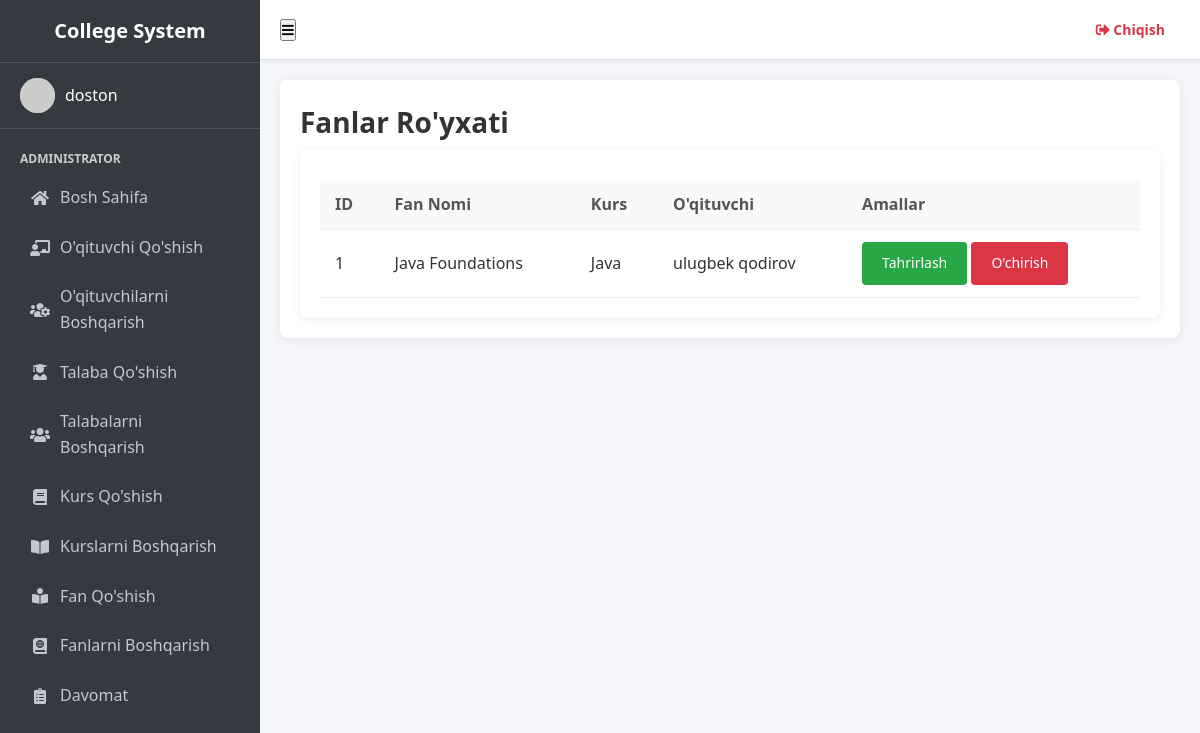
Screenshot of /manage_subject/ (signed in) with the database file from the repository.
### student_management_app/models.py (models this page shows)
class CustomUser(AbstractUser):
    HOD = '1'
    STAFF = '2'
    STUDENT = '3'
    EMAIL_TO_USER_TYPE_MAP = {
        'hod': HOD,
        'staff': STAFF,
        'student': STUDENT
    }
    user_type_data = ((HOD, "HOD"), (STAFF, "Staff"), (STUDENT, "Student"))
    user_type = models.CharField(default=1, choices=user_type_data, max_length=10)

class Subjects(models.Model):
    id =models.AutoField(primary_key=True)
    subject_name = models.CharField(max_length=255)
    course_id = models.ForeignKey(Courses, on_delete=models.CASCADE, default=1)
    staff_id = models.ForeignKey(CustomUser, on_delete=models.CASCADE)
    created_at = models.DateTimeField(auto_now_add=True)
    updated_at = models.DateTimeField(auto_now=True)
    objects = models.Manager()

class Courses(models.Model):
    id = models.AutoField(primary_key=True)
    course_name = models.CharField(max_length=255)
    created_at = models.DateTimeField(auto_now_add=True)
    updated_at = models.DateTimeField(auto_now=True)
    objects = models.Manager()

### student_management_app/HodViews.py (the view)
# urls.py: path('manage_subject/', HodViews.manage_subject, name="manage_subject"),
def manage_subject(request):
    subjects = Subjects.objects.all()
    context = {
        "subjects": subjects
    }
    return render(request, 'hod_template/manage_subject_template.html', context)

### student_management_app/templates/hod_template/manage_subject_template.html
{% extends 'base.html' %}
{% block content %}
<section class="content">
    <div class="container-fluid">
        <div class="row">
            <div class="col-12">
                <div class="card">
                    <div class="card-header">
                        <h3 class="card-title">Fanlar Ro'yxati</h3>
                    </div>
                    <div class="card-body table-responsive p-0">
                        <table class="table table-hover text-nowrap">
                            <thead>
                                <tr>
                                    <th>ID</th>
                                    <th>Fan Nomi</th>
                                    <th>Kurs</th>
                                    <th>O'qituvchi</th>
                                    <th>Amallar</th>
                                </tr>
                            </thead>
                            <tbody>
                                {% for subject in subjects %}
                                <tr>
                                    <td>{{ subject.id }}</td>
                                    <td>{{ subject.subject_name }}</td>
                                    <td>{{ subject.course_id.course_name }}</td>
                                    <td>{{ subject.staff_id.first_name }} {{ subject.staff_id.last_name }}</td>
                                    <td>
                                        <a href="{% url 'edit_subject' subject.id %}" class="btn btn-success">Tahrirlash</a>
                                        <a href="{% url 'delete_subject' subject.id %}" class="btn btn-danger">O'chirish</a>
                                    </td>
                                </tr>
                                {% endfor %}
                            </tbody>
                        </table>
                    </div>
                </div>
            </div>
        </div>
    </div>
</section>
{% endblock content %}

### student_management_app/templates/base.html (shortened to what this page needs)
{% load static %}
<!DOCTYPE html>
<html lang="uz">
<head>
    <link rel="stylesheet" href="https://cdnjs.cloudflare.com/ajax/libs/font-awesome/5.15.4/css/all.min.css">
    <link rel="stylesheet" href="{% static 'css/style.css' %}">
</head>
<body>
    <aside class="sidebar">
        <a href="#" class="brand-link">College System</a>
        <div class="user-panel">
            <img src="{% if user.profile_pic %}{{ user.profile_pic.url }}{% else %}https://via.placeholder.com/150{% endif %}" class="user-img" alt="User">
            <div class="info">
                <a href="#">{{ user.username }}</a>
            </div>
        </div>
        <nav class="nav-links">
            <ul class="nav-pills">
                {% if user.user_type == '1' %}
                    <li class="nav-header">ADMINISTRATOR</li>
                    <li class="nav-item"><a href="{% url 'admin_home' %}"><i class="fas fa-home"></i> Bosh Sahifa</a></li>
                    <li class="nav-item"><a href="{% url 'add_staff' %}"><i class="fas fa-chalkboard-teacher"></i> O'qituvchi Qo'shish</a></li>
                    <li class="nav-item"><a href="{% url 'manage_staff' %}"><i class="fas fa-users-cog"></i> O'qituvchilarni Boshqarish</a></li>
                    <li class="nav-item"><a href="{% url 'add_student' %}"><i class="fas fa-user-graduate"></i> Talaba Qo'shish</a></li>
                    <li class="nav-item"><a href="{% url 'manage_student' %}"><i class="fas fa-users"></i> Talabalarni Boshqarish</a></li>
                    <li class="nav-item"><a href="{% url 'add_course' %}"><i class="fas fa-book"></i> Kurs Qo'shish</a></li>
                    <li class="nav-item"><a href="{% url 'manage_course' %}"><i class="fas fa-book-open"></i> Kurslarni Boshqarish</a></li>
                    <li class="nav-item"><a href="{% url 'add_subject' %}"><i class="fas fa-book-reader"></i> Fan Qo'shish</a></li>
                    <li class="nav-item"><a href="{% url 'manage_subject' %}"><i class="fas fa-atlas"></i> Fanlarni Boshqarish</a></li>
                    <li class="nav-item"><a href="{% url 'admin_view_attendance' %}"><i class="fas fa-clipboard-list"></i> Davomat</a></li>
                {% endif %}
            </ul>
        </nav>
    </aside>
    <div class="main-content">
        <nav class="navbar">
            <div class="navbar-left">
                <button id="sidebarToggle"><i class="fas fa-bars"></i></button>
            </div>
            <div class="navbar-right">
                <a href="{% url 'logout_user' %}" class="logout-btn">
                    <i class="fas fa-sign-out-alt"></i> Chiqish
                </a>
            </div>
        </nav>
        <div class="content-wrapper">
            {% block content %}
            {% endblock content %}
        </div>
    </div>
</body>
</html>

### static/css/style.css (style rules this page uses)
* { margin: 0; padding: 0; box-sizing: border-box; font-family: 'Segoe UI', Tahoma, Geneva, Verdana, sans-serif; }
body { background-color: #f4f6f9; color: #333; line-height: 1.6; }
a { text-decoration: none; color: inherit; }
ul { list-style: none; }
.sidebar { width: 260px; background-color: #343a40; color: #fff; display: flex; flex-direction: column; position: fixed; height: 100%; transition: all 0.3s ease; z-index: 1000; overflow-y: auto; left: 0; }
.brand-link { padding: 15px 20px; border-bottom: 1px solid #4b545c; font-size: 20px; font-weight: bold; text-align: center; background-color: #343a40; color: #fff; }
.user-panel { padding: 15px 20px; border-bottom: 1px solid #4b545c; display: flex; align-items: center; gap: 10px; }
.user-img { width: 35px; height: 35px; border-radius: 50%; background-color: #bbb; object-fit: cover; }
.nav-links { padding: 10px 0; flex: 1; }
.nav-header { padding: 10px 20px 5px; font-size: 12px; text-transform: uppercase; color: #ccc; font-weight: bold; }
.nav-item a { display: flex; align-items: center; padding: 12px 20px; color: #c2c7d0; transition: background 0.2s, color 0.2s; gap: 10px; margin: 0 10px; border-radius: 4px; }
.nav-item i { width: 20px; text-align: center; }
.main-content { flex: 1; margin-left: 260px; display: flex; flex-direction: column; width: calc(100% - 260px); transition: all 0.3s ease; min-height: 100vh; }
.navbar { background-color: #fff; height: 60px; display: flex; align-items: center; justify-content: space-between; padding: 0 20px; border-bottom: 1px solid #dee2e6; position: sticky; top: 0; z-index: 900; box-shadow: 0 2px 4px rgba(0,0,0,0.05); }
.navbar-left { display: flex; align-items: center; gap: 15px; }
.logout-btn { color: #dc3545; font-weight: 600; font-size: 14px; transition: color 0.2s; padding: 8px 15px; border-radius: 4px; }
.content-wrapper { padding: 20px; flex: 1; }
.card { background: #fff; border-radius: 8px; box-shadow: 0 2px 10px rgba(0,0,0,0.08); padding: 20px; position: relative; overflow: hidden; display: flex; flex-direction: column; transition: transform 0.2s, box-shadow 0.2s; }
.card h3 { font-size: 28px; font-weight: bold; margin-bottom: 5px; }
.table-responsive { background: #fff; border-radius: 8px; box-shadow: 0 2px 10px rgba(0,0,0,0.08); padding: 20px; overflow-x: auto; }
table { width: 100%; border-collapse: collapse; margin-top: 10px; }
th, td { padding: 12px 15px; text-align: left; border-bottom: 1px solid #eee; }
th { background-color: #f8f9fa; font-weight: 600; color: #555; }
.btn { padding: 10px 20px; border: none; border-radius: 4px; cursor: pointer; font-size: 14px; display: inline-block; transition: background-color 0.2s, transform 0.1s; }
.btn-success { background-color: #28a745; color: #fff; }
.btn-danger { background-color: #dc3545; color: #fff; }

### rows the page displays
CustomUser: username "doston"
Subjects: id "1", subject_name "Java Foundations", course_id.course_name "Java", staff_id.first_name "ulugbek", staff_id.last_name "qodirov"
